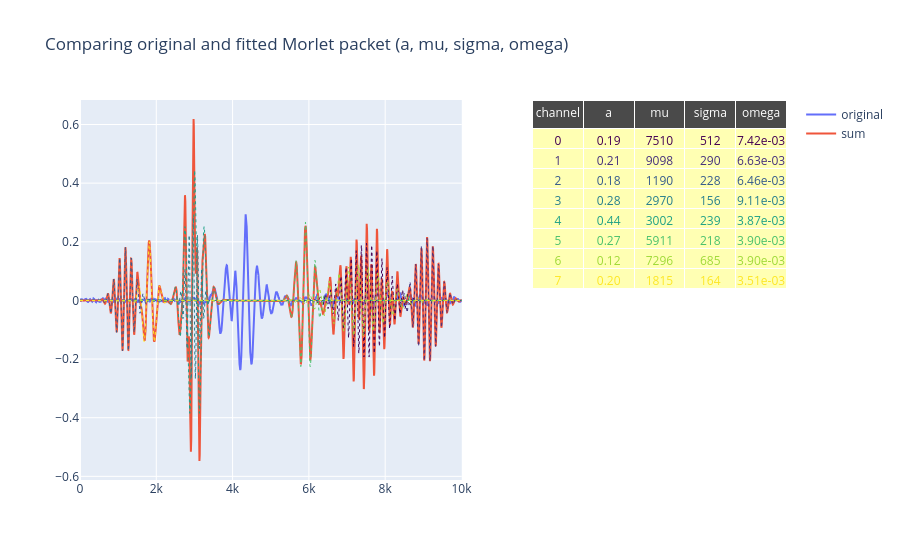

The code cell stored with this chart in its notebook:
### Code cell
from Gaussian_Sampler.viz.visualize_scan_data import training_viewer

training_viewer(dset, fits, params)

### Figure 1 — Plotly figure (JSON) as saved in the notebook; plotly's stock layout.template omitted (floating-point values rounded to 4 significant figures; data arrays with more than 128 entries replaced by an {"elided": "..."} marker saying what was removed)
{"data": [{"mode": "lines", "name": "original", "type": "scatter", "x": {"elided": "10009 int values"}, "xaxis": "x", "y": {"elided": "10009 float values"}, "yaxis": "y"}, {"mode": "lines", "name": "sum", "type": "scatter", "x": {"elided": "10009 int values"}, "xaxis": "x", "y": {"elided": "10009 float values"}, "yaxis": "y"}, {"line": {"color": "#440154", "dash": "dot", "width": 1}, "mode": "lines", "name": "Channel 0", "showlegend": false, "type": "scatter", "x": {"elided": "10009 int values"}, "xaxis": "x", "y": {"elided": "10009 float values"}, "yaxis": "y"}, {"line": {"color": "#46327e", "dash": "dot", "width": 1}, "mode": "lines", "name": "Channel 1", "showlegend": false, "type": "scatter", "x": {"elided": "10009 int values"}, "xaxis": "x", "y": {"elided": "10009 float values"}, "yaxis": "y"}, {"line": {"color": "#365c8d", "dash": "dot", "width": 1}, "mode": "lines", "name": "Channel 2", "showlegend": false, "type": "scatter", "x": {"elided": "10009 int values"}, "xaxis": "x", "y": {"elided": "10009 float values"}, "yaxis": "y"}, {"line": {"color": "#277f8e", "dash": "dot", "width": 1}, "mode": "lines", "name": "Channel 3", "showlegend": false, "type": "scatter", "x": {"elided": "10009 int values"}, "xaxis": "x", "y": {"elided": "10009 float values"}, "yaxis": "y"}, {"line": {"color": "#1fa187", "dash": "dot", "width": 1}, "mode": "lines", "name": "Channel 4", "showlegend": false, "type": "scatter", "x": {"elided": "10009 int values"}, "xaxis": "x", "y": {"elided": "10009 float values"}, "yaxis": "y"}, {"line": {"color": "#4ac16d", "dash": "dot", "width": 1}, "mode": "lines", "name": "Channel 5", "showlegend": false, "type": "scatter", "x": {"elided": "10009 int values"}, "xaxis": "x", "y": {"elided": "10009 float values"}, "yaxis": "y"}, {"line": {"color": "#a0da39", "dash": "dot", "width": 1}, "mode": "lines", "name": "Channel 6", "showlegend": false, "type": "scatter", "x": {"elided": "10009 int values"}, "xaxis": "x", "y": {"elided": "10009 float values"}, "yaxis": "y"}, {"line": {"color": "#fde725", "dash": "dot", "width": 1}, "mode": "lines", "name": "Channel 7", "showlegend": false, "type": "scatter", "x": {"elided": "10009 int values"}, "xaxis": "x", "y": {"elided": "10009 float values"}, "yaxis": "y"}, {"cells": {"align": "center", "fill": {"color": [["#ffffb3", "#ffffb3", "#ffffb3", "#ffffb3", "#ffffb3", "#ffffb3", "#ffffb3", "#ffffb3"], ["#ffffb3", "#ffffb3", "#ffffb3", "#ffffb3", "#ffffb3", "#ffffb3", "#ffffb3", "#ffffb3"], ["#ffffb3", "#ffffb3", "#ffffb3", "#ffffb3", "#ffffb3", "#ffffb3", "#ffffb3", "#ffffb3"], ["#ffffb3", "#ffffb3", "#ffffb3", "#ffffb3", "#ffffb3", "#ffffb3", "#ffffb3", "#ffffb3"], ["#ffffb3", "#ffffb3", "#ffffb3", "#ffffb3", "#ffffb3", "#ffffb3", "#ffffb3", "#ffffb3"]]}, "font": {"color": [["#440154", "#46327e", "#365c8d", "#277f8e", "#1fa187", "#4ac16d", "#a0da39", "#fde725"], ["#440154", "#46327e", "#365c8d", "#277f8e", "#1fa187", "#4ac16d", "#a0da39", "#fde725"], ["#440154", "#46327e", "#365c8d", "#277f8e", "#1fa187", "#4ac16d", "#a0da39", "#fde725"], ["#440154", "#46327e", "#365c8d", "#277f8e", "#1fa187", "#4ac16d", "#a0da39", "#fde725"], ["#440154", "#46327e", "#365c8d", "#277f8e", "#1fa187", "#4ac16d", "#a0da39", "#fde725"]]}, "values": [[0, 1, 2, 3, 4, 5, 6, 7], ["0.19", "0.21", "0.18", "0.28", "0.44", "0.27", "0.12", "0.20"], ["7510", "9098", "1190", "2970", "3002", "5911", "7296", "1815"], ["512", "290", "228", "156", "239", "218", "685", "164"], ["7.42e-03", "6.63e-03", "6.46e-03", "9.11e-03", "3.87e-03", "3.90e-03", "3.90e-03", "3.51e-03"]]}, "domain": {"x": [0.64, 1], "y": [0, 1]}, "header": {"align": "center", "fill": {"color": "#4a4a4a"}, "font": {"color": "white"}, "values": ["channel", "a", "mu", "sigma", "omega"]}, "type": "table"}], "layout": {"title": {"text": "Comparing original and fitted Morlet packet (a, mu, sigma, omega)"}, "xaxis": {"anchor": "y", "domain": [0, 0.54]}, "yaxis": {"anchor": "x", "domain": [0, 1]}}}
